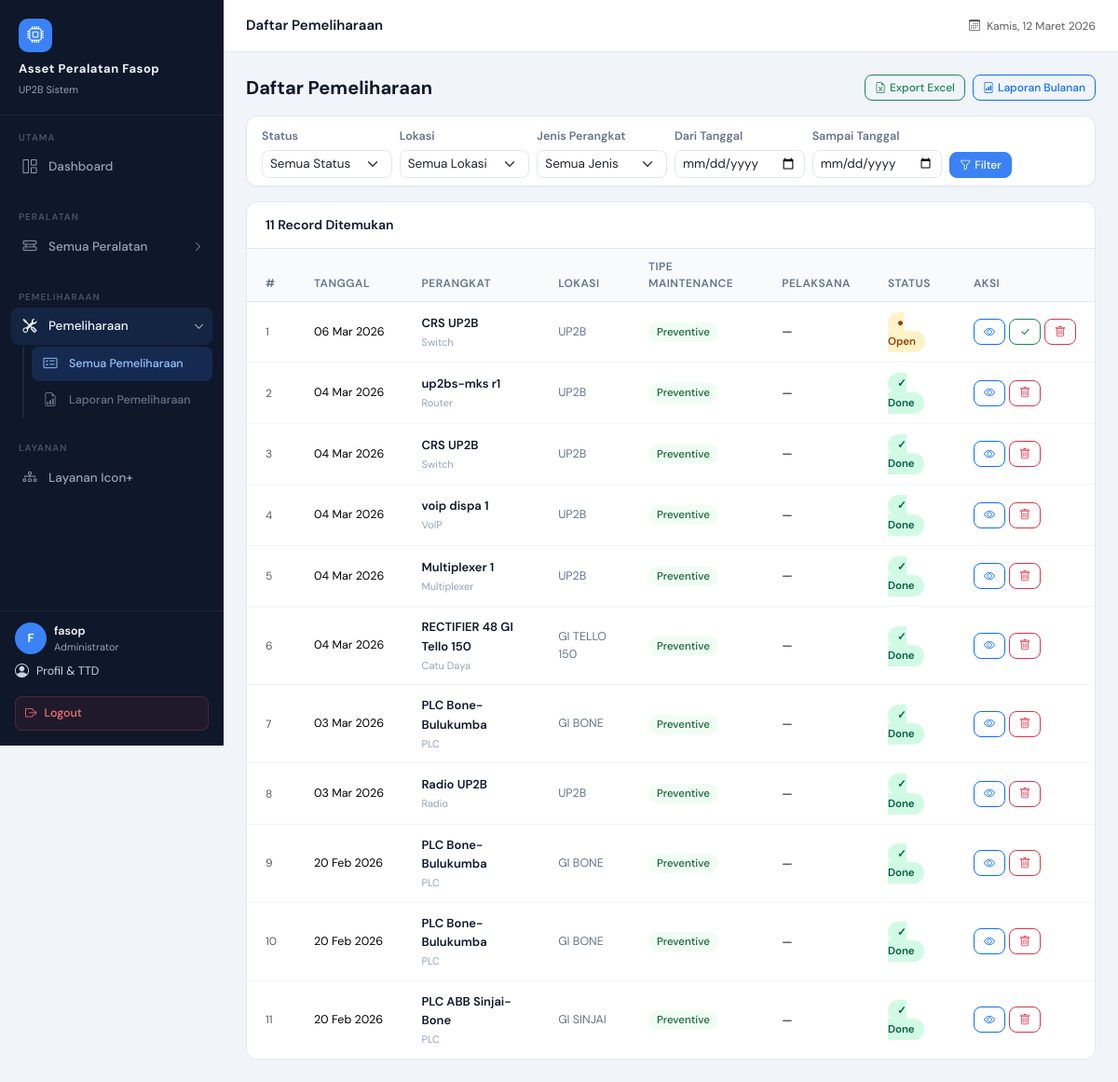
The app's page /maintenance/ (signed in) with its own data.
### maintenance/models.py (models this page shows, shortened)
class Maintenance(models.Model):
    MAINTENANCE_TYPE = (
        ('Preventive', 'Preventive'),
        ('Corrective', 'Corrective'),
    )
    STATUS_CHOICES = (
        ('Open', 'Open'),
        ('Done', 'Done'),
    )
    device          = models.ForeignKey(Device, on_delete=models.CASCADE)
    maintenance_type = models.CharField(max_length=20, choices=MAINTENANCE_TYPE)
    date            = models.DateField()
    description     = models.TextField(blank=True)
    technicians     = models.ManyToManyField(User, blank=True, related_name='maintenance_technician_set', verbose_name='Pelaksana')
    signed_by       = models.ForeignKey(User, on_delete=models.SET_NULL, null=True, blank=True, related_name='signed_maintenances', verbose_name='Ditandatangani oleh')
    signed_at       = models.DateTimeField(null=True, blank=True, verbose_name='Waktu TTD')
    status          = models.CharField(max_length=20, choices=STATUS_CHOICES, default='Open')
    photo           = models.ImageField(upload_to='maintenance_photos/', blank=True, null=True)
    created_at      = models.DateTimeField(auto_now_add=True)
    class Meta:
        ordering = ['-date']

### devices/models.py (models this page shows)
class Device(models.Model):
    nama = models.CharField(max_length=100)
    jenis = models.ForeignKey(
        DeviceType,
        on_delete=models.SET_NULL,
        null=True,
        blank=True
    )
    merk = models.CharField(max_length=100)
    type = models.CharField(max_length=100, blank=True, null=True)
    serial_number = models.CharField(max_length=100, blank=True, null=True)
    firmware_version = models.CharField(max_length=100, blank=True, null=True)
    ip_address = models.GenericIPAddressField()
    lokasi = models.CharField(max_length=150)
    keterangan = models.TextField(blank=True, null=True)
    foto = models.ImageField(upload_to='device_photos/', blank=True, null=True)
    created_at = models.DateTimeField(auto_now_add=True)
    deleted_by = models.ForeignKey(
        User,
        on_delete=models.SET_NULL,
        null=True,
        blank=True,
        related_name='deleted_devices'
    )
    is_deleted = models.BooleanField(default=False)
    def __str__(self):
        return self.nama

class DeviceType(models.Model):
    name = models.CharField(max_length=100)
    def __str__(self):
        return self.name

### maintenance/views.py (the view)
# urls.py: path('', views.maintenance_list, name='maintenance_list'),
@login_required
def maintenance_list(request):
    status    = request.GET.get('status') or ''
    lokasi    = request.GET.get('lokasi') or ''
    jenis_id  = request.GET.get('jenis') or ''
    date_from = request.GET.get('date_from') or ''
    date_to   = request.GET.get('date_to') or ''
    maintenances = Maintenance.objects.select_related(
        'device', 'device__jenis'
    ).order_by('-date')
    if status:    maintenances = maintenances.filter(status=status)
    if lokasi:    maintenances = maintenances.filter(device__lokasi__iexact=lokasi)
    if jenis_id:  maintenances = maintenances.filter(device__jenis_id=jenis_id)
    if date_from: maintenances = maintenances.filter(date__gte=date_from)
    if date_to:   maintenances = maintenances.filter(date__lte=date_to)
    lokasi_list = (
        Maintenance.objects.select_related('device')
        .exclude(device__lokasi__isnull=True)
        .exclude(device__lokasi__exact='')
        .exclude(device__lokasi__iexact='none')
        .annotate(lokasi_clean=Trim('device__lokasi'))
        .values_list('lokasi_clean', flat=True)
        .distinct().order_by('lokasi_clean')
    )
    return render(request, 'maintenance/maintenance_list.html', {
        'maintenances':    maintenances,
        'lokasi_list':     lokasi_list,
        'selected_lokasi': lokasi,
        'selected_status': status,
        'jenis_list':      DeviceType.objects.all(),
        'selected_jenis':  jenis_id,
        'date_from':       date_from,
        'date_to':         date_to,
    })

### devices/context_processors.py (called while the page is built)
def device_types(request):
    return {
        'navbar_device_types': DeviceType.objects.all()
    }

def lokasi_list(request):
    lokasi = (
        Device.objects
        .filter(is_deleted=False)
        .exclude(lokasi__isnull=True)
        .exclude(lokasi__exact='')
        .exclude(lokasi__iexact='none')
        .annotate(lokasi_clean=Trim('lokasi'))
        .values_list('lokasi_clean', flat=True)
        .distinct()
        .order_by('lokasi_clean')
    )
    return {
        'navbar_lokasi_list': lokasi
    }

### devices/templates/maintenance/maintenance_list.html (shortened to what this page needs)
{% extends 'base.html' %}
{% block page_title %}Daftar Pemeliharaan{% endblock %}
{% block content %}
<div class="d-flex align-items-center justify-content-between mb-3 flex-wrap gap-2">
    <h2 class="mb-0" style="font-size:20px;font-weight:700;">Daftar Pemeliharaan</h2>
    <div class="d-flex gap-2">
        <a href="{% url 'export_maintenance_excel' %}{% if request.GET %}?{{ request.GET.urlencode }}{% endif %}"
           class="btn btn-outline-success btn-sm">
            <i class="bi bi-file-earmark-excel me-1"></i>Export Excel
        </a>
        <a href="{% url 'maintenance_report' %}" class="btn btn-outline-primary btn-sm">
            <i class="bi bi-file-bar-graph me-1"></i>Laporan Bulanan
        </a>
    </div>
</div>
<div class="card mb-3">
    <div class="card-body py-2 px-3">
        <form method="get" class="row g-2 align-items-end">
            <div class="col-md-2">
                <label class="form-label">Status</label>
                <select name="status" class="form-select form-select-sm">
                    <option value="">Semua Status</option>
                </select>
            </div>
            <div class="col-md-2">
                <label class="form-label">Lokasi</label>
                <select name="lokasi" class="form-select form-select-sm">
                    <option value="">Semua Lokasi</option>
                </select>
            </div>
            <div class="col-md-2">
                <label class="form-label">Jenis Perangkat</label>
                <select name="jenis" class="form-select form-select-sm">
                    <option value="">Semua Jenis</option>
                </select>
            </div>
            <div class="col-md-2">
                <label class="form-label">Dari Tanggal</label>
                <input type="date" name="date_from" class="form-control form-control-sm" value="{{ date_from }}">
            </div>
            <div class="col-md-2">
                <label class="form-label">Sampai Tanggal</label>
                <input type="date" name="date_to" class="form-control form-control-sm" value="{{ date_to }}">
            </div>
            <div class="col-auto d-flex gap-2">
                <button class="btn btn-primary btn-sm">
                    <i class="bi bi-funnel me-1"></i>Filter
                </button>
            </div>
        </form>
    </div>
</div>
<div class="table-card">
    <div class="table-header">
        <h6>{{ maintenances|length }} Record Ditemukan</h6>
    </div>
    <div class="table-responsive">
        <table class="table">
            <thead>
                <tr>
                    <th>#</th>
                    <th>Tanggal</th>
                    <th>Perangkat</th>
                    <th>Lokasi</th>
                    <th>Tipe Maintenance</th>
                    <th>Pelaksana</th>
                    <th>Status</th>
                    <th>Aksi</th>
                </tr>
            </thead>
            <tbody>
            {% for m in maintenances %}
            <tr>
                <td class="text-muted" style="font-size:12px;">{{ forloop.counter }}</td>
                <td style="font-size:12.5px;white-space:nowrap;">{{ m.date|date:"d M Y" }}</td>
                <td>
                    <a href="{% url 'device_view' m.device.id %}" class="text-decoration-none" style="font-size:13px;font-weight:600;color:#0f172a;">
                        {{ m.device }}
                    </a>
                    {% if m.device.jenis %}
                    <div style="font-size:11px;color:#94a3b8;margin-top:2px;">{{ m.device.jenis }}</div>
                    {% endif %}
                </td>
                <td style="font-size:12.5px;color:#64748b;">{{ m.device.lokasi }}</td>
                <td>
                    <span style="font-size:11.5px;padding:3px 9px;border-radius:20px;font-weight:500;
                        {% if m.maintenance_type == 'Preventive' %}background:#f0fdf4;color:#166534;{% else %}background:#fff7ed;color:#9a3412;{% endif %}">
                        {{ m.maintenance_type }}
                    </span>
                </td>
                <td style="font-size:13px;">{{ m.technician|default:"—" }}</td>
                <td>
                    {% if m.status == 'Done' %}
                    <span class="badge-status badge-done">&#10003; Done</span>
                    {% else %}
                    <span class="badge-status badge-open">&#9679; Open</span>
                    {% endif %}
                </td>
                <td>
                    <div class="d-flex gap-1">
                        <a href="{% url 'maintenance_view' m.id %}" class="btn btn-sm btn-outline-primary" title="Detail">
                            <i class="bi bi-eye"></i>
                        </a>
                        {% if m.status == 'Open' %}
                        <form method="post" action="{% url 'maintenance_update_status' m.id %}" style="display:inline;">
                            <button class="btn btn-sm btn-outline-success" title="Tandai Done">
                                <i class="bi bi-check-lg"></i>
                            </button>
                        </form>
                        {% endif %}
                        <button class="btn btn-sm btn-outline-danger"
                                title="Hapus"
                                onclick="confirmDelete('{% url 'maintenance_delete' m.id %}', '{{ m.device }} — {{ m.date|date:'d M Y' }}')">
                            <i class="bi bi-trash"></i>
                        </button>
                    </div>
                </td>
            </tr>
            {% endfor %}
            </tbody>
        </table>
    </div>
</div>
{% endblock %}

### devices/templates/base.html (shortened to what this page needs)
<!DOCTYPE html>
<html lang="id">
<head>
    <link href="https://cdn.jsdelivr.net/npm/bootstrap@5.3.2/dist/css/bootstrap.min.css" rel="stylesheet">
    <link href="https://cdn.jsdelivr.net/npm/bootstrap-icons@1.11.3/font/bootstrap-icons.css" rel="stylesheet">
</head>
<body>
<div id="sidebar">
    <div class="sidebar-brand">
        <div class="brand-icon"><i class="bi bi-cpu"></i></div>
        <h6>Asset Peralatan Fasop</h6>
        <small>UP2B Sistem</small>
    </div>
    <div class="sidebar-section">
        <div class="sidebar-section-label">Utama</div>
        <a href="{% url 'dashboard' %}" class="sidebar-link {% if request.resolver_match.url_name == 'dashboard' %}active{% endif %}">
            <span class="si-icon"><i class="bi bi-grid-1x2"></i></span>
            Dashboard
        </a>
    </div>
    <div class="sidebar-section">
        <div class="sidebar-section-label">Peralatan</div>
        {% with url_name=request.resolver_match.url_name jenis_param=request.GET.jenis %}
        <button class="sidebar-link sidebar-group-toggle w-100 text-start border-0
            {% if 'device' in url_name or url_name == 'lokasi_list' %}active open{% endif %}"
            data-target="submenu-peralatan" type="button">
            <span class="si-icon"><i class="bi bi-hdd-rack"></i></span>
            Semua Peralatan
            <i class="bi bi-chevron-right sidebar-toggle-btn ms-auto"></i>
        </button>
        {% endwith %}
    </div>
    <div class="sidebar-section">
        <div class="sidebar-section-label">Pemeliharaan</div>
        {% with url_name=request.resolver_match.url_name %}
        <button class="sidebar-link sidebar-group-toggle w-100 text-start border-0
            {% if 'maintenance' in url_name %}active open{% endif %}"
            data-target="submenu-pemeliharaan" type="button">
            <span class="si-icon"><i class="bi bi-tools"></i></span>
            Pemeliharaan
            <i class="bi bi-chevron-right sidebar-toggle-btn ms-auto"></i>
        </button>
        <div class="sidebar-submenu {% if 'maintenance' in url_name %}open{% endif %}"
             id="submenu-pemeliharaan">
            <a href="{% url 'maintenance_list' %}"
               class="sidebar-link {% if url_name == 'maintenance_list' or url_name == 'maintenance_view' or url_name == 'maintenance_edit' %}active{% endif %}">
                <span class="si-icon"><i class="bi bi-card-checklist"></i></span>
                Semua Pemeliharaan
            </a>
            <a href="{% url 'maintenance_report' %}"
               class="sidebar-link {% if url_name == 'maintenance_report' %}active{% endif %}">
                <span class="si-icon"><i class="bi bi-file-earmark-bar-graph"></i></span>
                Laporan Pemeliharaan
            </a>
        </div>
        {% endwith %}
    </div>
    <div class="sidebar-section">
        <div class="sidebar-section-label">Layanan</div>
        <a href="{% url 'layanan_icon' %}"
           class="sidebar-link {% if request.resolver_match.url_name == 'layanan_icon' %}active{% endif %}">
            <span class="si-icon"><i class="bi bi-diagram-3"></i></span>
            Layanan Icon+
        </a>
    </div>
    {% if user.is_authenticated %}
    <div class="sidebar-user">
        <div class="d-flex align-items-center gap-2">
            <div class="user-avatar">{{ user.username|first|upper }}</div>
            <div class="user-info">
                <div class="user-name">{{ user.username }}</div>
                <div class="user-role">{% if user.is_superuser %}Administrator{% elif user.profile.role == "asisten_manager" %}Asisten Manager{% else %}Teknisi{% endif %}</div>
            </div>
        </div>
        <a href="{% url 'profile_view' %}" style="display:flex;align-items:center;gap:8px;font-size:12.5px;color:#cbd5e1;text-decoration:none;padding:6px 0;margin-bottom:4px;">
            <i class="bi bi-person-circle" style="font-size:15px;"></i> Profil & TTD
        </a>
        <form action="{% url 'logout' %}" method="post">
            <button type="submit" class="sidebar-logout-btn">
                <i class="bi bi-box-arrow-right"></i>
                Logout
            </button>
        </form>
    </div>
    {% endif %}
</div>
<div id="main-content">
    <div id="topbar">
        <span class="topbar-title">{% block page_title %}{% endblock %}</span>
        <div class="topbar-right">
            <span class="text-muted" style="font-size:12px;">
                <i class="bi bi-calendar3 me-1"></i>
                <span id="topbar-date"></span>
            </span>
        </div>
    </div>
    <div class="page-content">
        {% block content %}{% endblock %}
    </div>
</div>
</body>
</html>

### records on screen
Maintenance: date "06 Mar 2026", device "CRS UP2B", device.jenis "Switch", device.lokasi "UP2B", maintenance_type "Preventive", technician "—", status "● Open"
Maintenance: date "04 Mar 2026", device "up2bs-mks r1", device.jenis "Router", device.lokasi "UP2B", maintenance_type "Preventive", technician "—", status "✓ Done"
Maintenance: date "04 Mar 2026", device "CRS UP2B", device.jenis "Switch", device.lokasi "UP2B", maintenance_type "Preventive", technician "—", status "✓ Done"
Maintenance: date "04 Mar 2026", device "voip dispa 1", device.jenis "VoIP", device.lokasi "UP2B", maintenance_type "Preventive", technician "—", status "✓ Done"
Maintenance: date "04 Mar 2026", device "Multiplexer 1", device.jenis "Multiplexer", device.lokasi "UP2B", maintenance_type "Preventive", technician "—", status "✓ Done"
Maintenance: date "04 Mar 2026", device "RECTIFIER 48 GI Tello 150", device.jenis "Catu Daya", device.lokasi "GI TELLO 150", maintenance_type "Preventive", technician "—", status "✓ Done"
Maintenance: date "03 Mar 2026", device "PLC Bone-Bulukumba", device.jenis "PLC", device.lokasi "GI BONE", maintenance_type "Preventive", technician "—", status "✓ Done"
Maintenance: date "03 Mar 2026", device "Radio UP2B", device.jenis "Radio", device.lokasi "UP2B", maintenance_type "Preventive", technician "—", status "✓ Done"
Maintenance: date "20 Feb 2026", device "PLC Bone-Bulukumba", device.jenis "PLC", device.lokasi "GI BONE", maintenance_type "Preventive", technician "—", status "✓ Done"
Maintenance: date "20 Feb 2026", device "PLC Bone-Bulukumba", device.jenis "PLC", device.lokasi "GI BONE", maintenance_type "Preventive", technician "—", status "✓ Done"
Maintenance: date "20 Feb 2026", device "PLC ABB Sinjai-Bone", device.jenis "PLC", device.lokasi "GI SINJAI", maintenance_type "Preventive", technician "—", status "✓ Done"

### other values on screen
{{ user.username|first|upper }} "F"
{{ user.username }} "fasop"
{{ maintenances|length }} "11"
